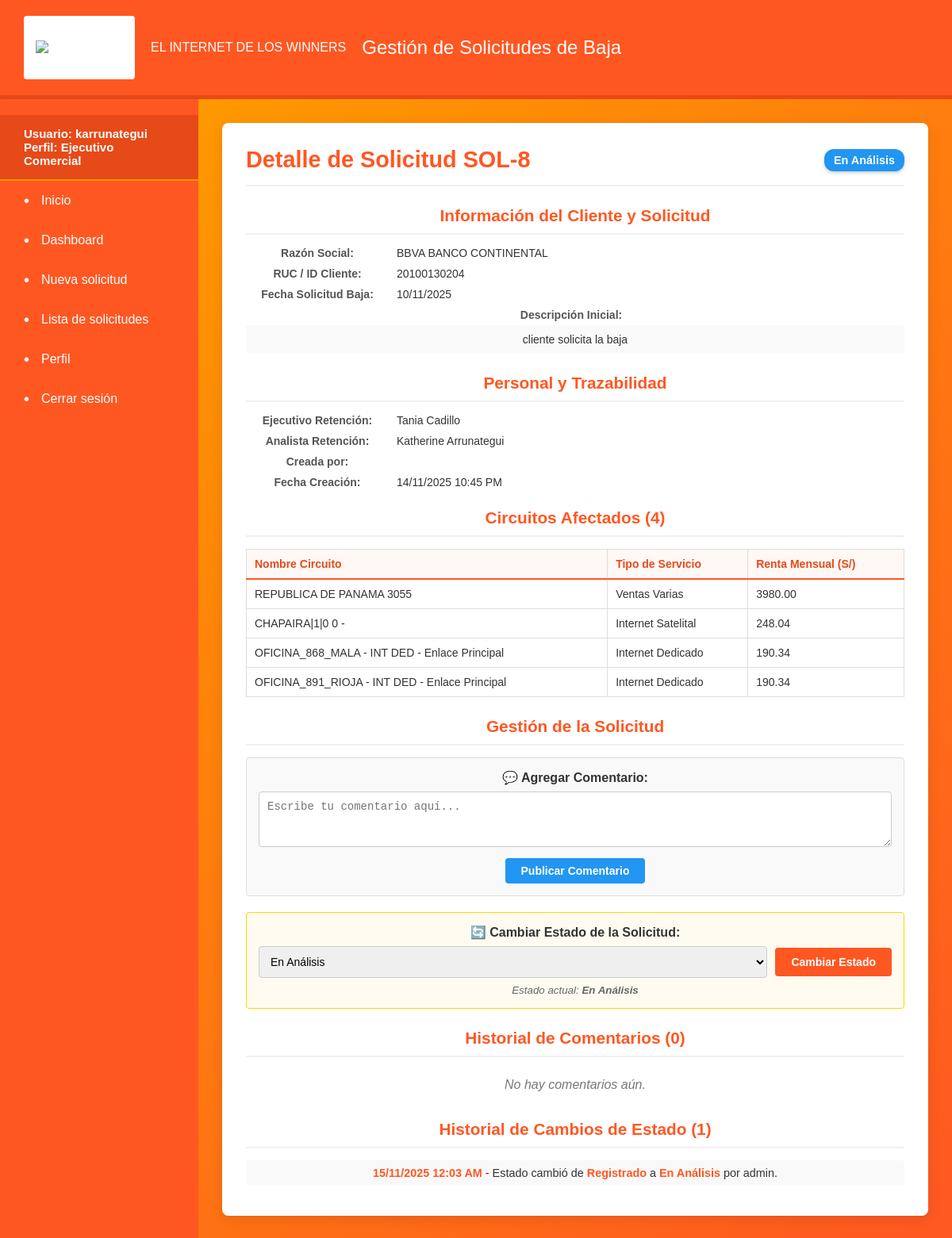
The page /solicitud/detalle/8/ (signed in) on the database its author committed.
### portal_retenciones/models.py (models this page shows, shortened)
class Solicitud(models.Model):
    cliente = models.ForeignKey(Cliente, on_delete=models.PROTECT, null=False)
    ejecutivo = models.ForeignKey(EjecutivoRetencion, on_delete=models.PROTECT, null=False)
    analista = models.ForeignKey(AnalistaRetencion, on_delete=models.PROTECT, null=False)
    estado_actual = models.ForeignKey(EstadoAtencion, on_delete=models.PROTECT, null=False)
    nivel_aprobacion = models.ForeignKey(NivelAprobacion, on_delete=models.PROTECT, null=False)
    fecha_creacion = models.DateTimeField(auto_now_add=True)
    descripcion = models.TextField(null=True, blank=True)
    asignado_automaticamente = models.BooleanField(default=False)
    circuitos = models.ManyToManyField(Circuito, through='SolicitudCircuito')
    fecha_solicitud_baja = models.DateField(null=True, blank=True)
    usuario_creador = models.ForeignKey(
        User,
        on_delete=models.SET_NULL,
        null=True,
        blank=True,
        related_name="solicitudes_creadas"
    )
    class Meta:
        permissions = [
            ("can_view_menu", "Puede ver el menú de inicio (requerido para login)"),
            ("can_create_solicitud", "Puede acceder al formulario de Nueva Solicitud"),
            ("can_view_solicitud_list", "Puede acceder a la lista de Solicitudes"),
            ("can_view_personal", "Puede acceder a la lista de Personal Activo"),
            ("can_manage_personnel", "Puede gestionar la asignación de personal a roles"),
        ]

class EstadoAtencion(models.Model):
    nombre_estado = models.CharField(max_length=100, null=False)
    descripcion = models.TextField(null=True, blank=True)

class Cliente(models.Model):
    ruc = models.CharField(max_length=100, unique=True, blank=False, null=False)
    razon_social = models.CharField(max_length=100, blank=False, null=False)
    fecha_registro = models.DateTimeField(auto_now_add=True)
    estado = models.CharField(max_length=20, default='Activo')

class EjecutivoRetencion(models.Model):
    nombre = models.CharField(max_length=100, null=False)
    email = models.EmailField(max_length=100, null=False, unique=True)
    activo = models.BooleanField(default=True)
    max_carga_renta = models.DecimalField(max_digits=12, decimal_places=2, null=True, blank=True)
    disponible_asignacion = models.BooleanField(default=True)

class AnalistaRetencion(models.Model):
    nombre = models.CharField(max_length=100, null=False)
    email = models.EmailField(max_length=100, null=False, unique=True)
    activo = models.BooleanField(default=True)

class Circuito(models.Model):
    cliente = models.ForeignKey(Cliente, on_delete=models.CASCADE, null=False)
    nombre_circuito = models.CharField(max_length=100, null=False)
    tipo_servicio = models.CharField(max_length=10, null=True, blank=True)
    estado = models.CharField(max_length=20, default='Activo')
    renta_mensual = models.DecimalField(max_digits=12, decimal_places=2, null=False)
    fecha_creacion = models.DateTimeField(auto_now_add=True)

class HistorialEstado(models.Model):
    solicitud = models.ForeignKey(Solicitud, on_delete=models.CASCADE, null=False)
    estado_anterior = models.ForeignKey(EstadoAtencion, related_name='+', on_delete=models.PROTECT, null=False)
    estado_nuevo = models.ForeignKey(EstadoAtencion, related_name='+', on_delete=models.PROTECT, null=False)
    fecha_cambio = models.DateTimeField(auto_now_add=True)
    usuario_cambio = models.CharField(max_length=100, null=False)

### portal_retenciones/views/pages.py (the view)
# urls.py: path('solicitud/detalle/<int:solicitud_id>/', pages.solicitud_detalle_view, name='solicitud_detalle'),
@login_required
def solicitud_detalle_view(request, solicitud_id):
    solicitud = get_object_or_404(Solicitud, id=solicitud_id)
    circuitos_asociados = solicitud.circuitos.all()
    comentarios = Comentario.objects.filter(solicitud=solicitud).order_by('-fecha_comentario')
    historial_estado = HistorialEstado.objects.filter(solicitud=solicitud).order_by('-fecha_cambio')
    estados_disponibles = EstadoAtencion.objects.all()
    context = {
        'solicitud': solicitud,
        'circuitos_asociados': circuitos_asociados,
        'comentarios': comentarios,
        'historial_estado': historial_estado,
        'estados_disponibles': estados_disponibles,
    }
    return render(request, 'solicitud_detalle.html', context)

### templates/solicitud_detalle.html (shortened to what this page needs)
{% extends "base.html" %}
{% block content %}
<div class="detail-card">
    <div class="solicitud-header">
        <h1>Detalle de Solicitud SOL-{{ solicitud.id }}</h1>
        <span class="status-badge
            {% if solicitud.estado_actual.nombre_estado == 'Registrado' %}status-pendiente
            {% elif solicitud.estado_actual.nombre_estado == 'En Análisis' %}status-proceso
            {% elif solicitud.estado_actual.nombre_estado == 'Aprobado' %}status-aprobado
            {% elif solicitud.estado_actual.nombre_estado == 'Rechazado' %}status-rechazado
            {% endif %}">
            {{ solicitud.estado_actual.nombre_estado }}
        </span>
    </div>
    <div class="detail-section">
        <h2>Información del Cliente y Solicitud</h2>
        <div class="detail-item">
            <strong>Razón Social:</strong>
            <span>{{ solicitud.cliente.razon_social }}</span>
        </div>
        <div class="detail-item">
            <strong>RUC / ID Cliente:</strong>
            <span>{{ solicitud.cliente.ruc }}</span>
        </div>
        <div class="detail-item">
            <strong>Fecha Solicitud Baja:</strong>
            <span>{{ solicitud.fecha_solicitud_baja|date:"d/m/Y" }}</span>
        </div>
        <div class="detail-item" style="display: block;">
            <strong>Descripción Inicial:</strong>
            <p style="margin-top: 5px; background-color: #f9f9f9; padding: 10px; border-radius: 4px; color: #333;">
                {{ solicitud.descripcion|default:"Sin descripción." }}
            </p>
        </div>
    </div>
    <div class="detail-section">
        <h2>Personal y Trazabilidad</h2>
        <div class="detail-item">
            <strong>Ejecutivo Retención:</strong>
            <span>{{ solicitud.ejecutivo.nombre }}</span>
        </div>
        <div class="detail-item">
            <strong>Analista Retención:</strong>
            <span>{{ solicitud.analista.nombre }}</span>
        </div>
        <div class="detail-item">
            <strong>Creada por:</strong>
        </div>
        <div class="detail-item">
            <strong>Fecha Creación:</strong>
            <span>{{ solicitud.fecha_creacion|date:"d/m/Y h:i A" }}</span>
        </div>
    </div>
    <div class="detail-section">
        <h2>Circuitos Afectados ({{ circuitos_asociados|length }})</h2>
        {% if circuitos_asociados %}
        <table class="circuit-table">
            <thead>
                <tr>
                    <th>Nombre Circuito</th>
                    <th>Tipo de Servicio</th>
                    <th>Renta Mensual (S/)</th>
                </tr>
            </thead>
            <tbody>
                {% for circuito in circuitos_asociados %}
                <tr>
                    <td>{{ circuito.nombre_circuito }}</td>
                    <td>{{ circuito.tipo_servicio|default:"N/A" }}</td>
                    <td>{{ circuito.renta_mensual|floatformat:2 }}</td>
                </tr>
                {% endfor %}
            </tbody>
        </table>
        {% else %}
        <p class="no-data-message">No hay circuitos asociados a esta solicitud.</p>
        {% endif %}
    </div>
    <div class="detail-section">
        <h2>Gestión de la Solicitud</h2>
        <form method="POST" action="{% url 'procesar_accion_solicitud' solicitud.id %}" style="margin-bottom: 20px;">
            <div style="background-color: #f9f9f9; padding: 15px; border-radius: 4px; border: 1px solid #ddd;">
                <label for="comentario" style="display: block; margin-bottom: 8px; font-weight: bold; color: #333;">
                    💬 Agregar Comentario:
                </label>
                <textarea
                    id="comentario"
                    name="comentario"
                    rows="3"
                    style="width: 100%; padding: 10px; border: 1px solid #ccc; border-radius: 4px; font-size: 14px; box-sizing: border-box;"
                    placeholder="Escribe tu comentario aquí..."
                ></textarea>
                <button
                    type="submit"
                    style="margin-top: 10px; background-color: #2196f3; color: white; padding: 8px 20px; border: none; border-radius: 4px; cursor: pointer; font-size: 14px; font-weight: bold;">
                    Publicar Comentario
                </button>
            </div>
        </form>
        <form method="POST" action="{% url 'procesar_accion_solicitud' solicitud.id %}">
            <div style="background-color: #fffbf0; padding: 15px; border-radius: 4px; border: 1px solid #ffd700;">
                <label for="nuevo_estado" style="display: block; margin-bottom: 8px; font-weight: bold; color: #333;">
                    🔄 Cambiar Estado de la Solicitud:
                </label>
                <div style="display: flex; gap: 10px; align-items: center;">
                    <select
                        id="nuevo_estado"
                        name="nuevo_estado"
                        style="flex: 1; padding: 10px; border: 1px solid #ccc; border-radius: 4px; font-size: 14px;">
                        {% for estado in estados_disponibles %}
                            <option value="{{ estado.id }}" {% if estado.id == solicitud.estado_actual.id %}selected{% endif %}>
                                {{ estado.nombre_estado }}
                            </option>
                        {% endfor %}
                    </select>
                    <button
                        type="submit"
                        style="background-color: #ff5722; color: white; padding: 10px 20px; border: none; border-radius: 4px; cursor: pointer; font-size: 14px; font-weight: bold; white-space: nowrap;">
                        Cambiar Estado
                    </button>
                </div>
                <small style="display: block; margin-top: 8px; color: #666; font-style: italic;">
                    Estado actual: <strong>{{ solicitud.estado_actual.nombre_estado }}</strong>
                </small>
            </div>
        </form>
    </div>
    <div class="detail-section">
        <h2>Historial de Comentarios ({{ comentarios|length }})</h2>
        {% if comentarios %}
            {% for comentario in comentarios %}
            <div class="comentario-item">
                <p>{{ comentario.comentario }}</p>
                <div class="comentario-meta">
                    Publicado por <strong>{{ comentario.usuario }}</strong> el {{ comentario.fecha_comentario|date:"d/m/Y h:i A" }}
                </div>
            </div>
            {% endfor %}
        {% else %}
            <p class="no-data-message">No hay comentarios aún.</p>
        {% endif %}
    </div>
    <div class="detail-section">
        <h2>Historial de Cambios de Estado ({{ historial_estado|length }})</h2>
        {% if historial_estado %}
        <ul class="historial-list">
            {% for historial in historial_estado %}
            <li>
                <strong>{{ historial.fecha_cambio|date:"d/m/Y h:i A" }}</strong> -
                Estado cambió de <strong>{{ historial.estado_anterior.nombre_estado }}</strong>
                a <strong>{{ historial.estado_nuevo.nombre_estado }}</strong>
                por {{ historial.usuario_cambio }}.
            </li>
            {% endfor %}
        </ul>
        {% else %}
        <p class="no-data-message">No hay historial de cambios de estado registrado.</p>
        {% endif %}
    </div>
</div>
{% endblock %}

### templates/base.html (shortened to what this page needs)
{% load static %}
<!DOCTYPE html>
<html lang="es">
<head>
    <link rel="stylesheet" href="{% static 'css/styles.css' %}">
</head>
<body>
    <div class="app-container">
        <header class="header">
            <div class="logo-container">
                <img src="https://selectra.com.pe/sites/selectra.com.pe/files/styles/_default/public/inline-images/win-xs.png.webp" alt="Logo de WIN" style="max-height: 100%; max-width: 100%;">
            </div>
            <span>EL INTERNET DE LOS WINNERS</span>
            <h1>Gestión de Solicitudes de Baja</h1>
        </header>
        <div class="content-area">
            <nav class="sidebar">
                <div style="padding: 15px 30px; font-weight: bold; font-size: 15px; color: #fff; background-color: #e64a19; border-bottom: 2px solid #ff9800;">
                    Usuario: {{ user.username }}<br>
                    Perfil:
                    {% if user.is_superuser %}
                        Administrador
                    {% else %}
                        {{ user.groups.first.name|default:'Estándar' }}
                    {% endif %}
                </div>
                <ul>
                    {% if perms.portal_retenciones.can_view_menu %}
                    <li><a href="{% url 'menu' %}">Inicio</a></li>
                    <li><a href="{% url 'dashboard' %}">Dashboard</a></li>
                    {% endif %}
                    {% if perms.portal_retenciones.can_create_solicitud %}
                    <li><a href="{% url 'nueva_solicitud' %}">Nueva solicitud</a></li>
                    {% endif %}
                    {% if perms.portal_retenciones.can_view_solicitud_list %}
                    <li><a href="{% url 'lista_solicitudes' %}">Lista de solicitudes</a></li>
                    {% endif %}
                    {% if user.is_authenticated %}
                        <li><a href="{% url 'perfil' %}">Perfil</a></li>
                        <li><a href="{% url 'logout' %}">Cerrar sesión</a></li>
                    {% endif %}
                </ul>
            </nav>
            <main class="main-content">
                {% block content %}
                {% endblock %}
            </main>
        </div>
    </div>
</body>
</html>

### rows shown on the page
Solicitud: id "8", estado_actual.nombre_estado "En Análisis", cliente.razon_social "BBVA BANCO CONTINENTAL", cliente.ruc "20100130204", fecha_solicitud_baja "10/11/2025", descripcion "cliente solicita la baja", ejecutivo.nombre "Tania Cadillo", analista.nombre "Katherine Arrunategui", fecha_creacion "14/11/2025 10:45 PM", nuevo_estado "En Análisis"
Circuito: nombre_circuito "REPUBLICA DE PANAMA 3055", tipo_servicio "Ventas Varias", renta_mensual "3980.00"
Circuito: nombre_circuito "CHAPAIRA|1|0 0 -", tipo_servicio "Internet Satelital", renta_mensual "248.04"
Circuito: nombre_circuito "OFICINA_868_MALA - INT DED - Enlace Principal", tipo_servicio "Internet Dedicado", renta_mensual "190.34"
Circuito: nombre_circuito "OFICINA_891_RIOJA - INT DED - Enlace Principal", tipo_servicio "Internet Dedicado", renta_mensual "190.34"
HistorialEstado: fecha_cambio "15/11/2025 12:03 AM", estado_anterior.nombre_estado "Registrado", estado_nuevo.nombre_estado "En Análisis", usuario_cambio "admin"

### other values the page prints
{{ user.username }} "karrunategui"
{{ user.groups.first.name|default:'Estándar' }} "Ejecutivo Comercial"
{{ circuitos_asociados|length }} "4"
{{ comentarios|length }} "0"
{{ historial_estado|length }} "1"
